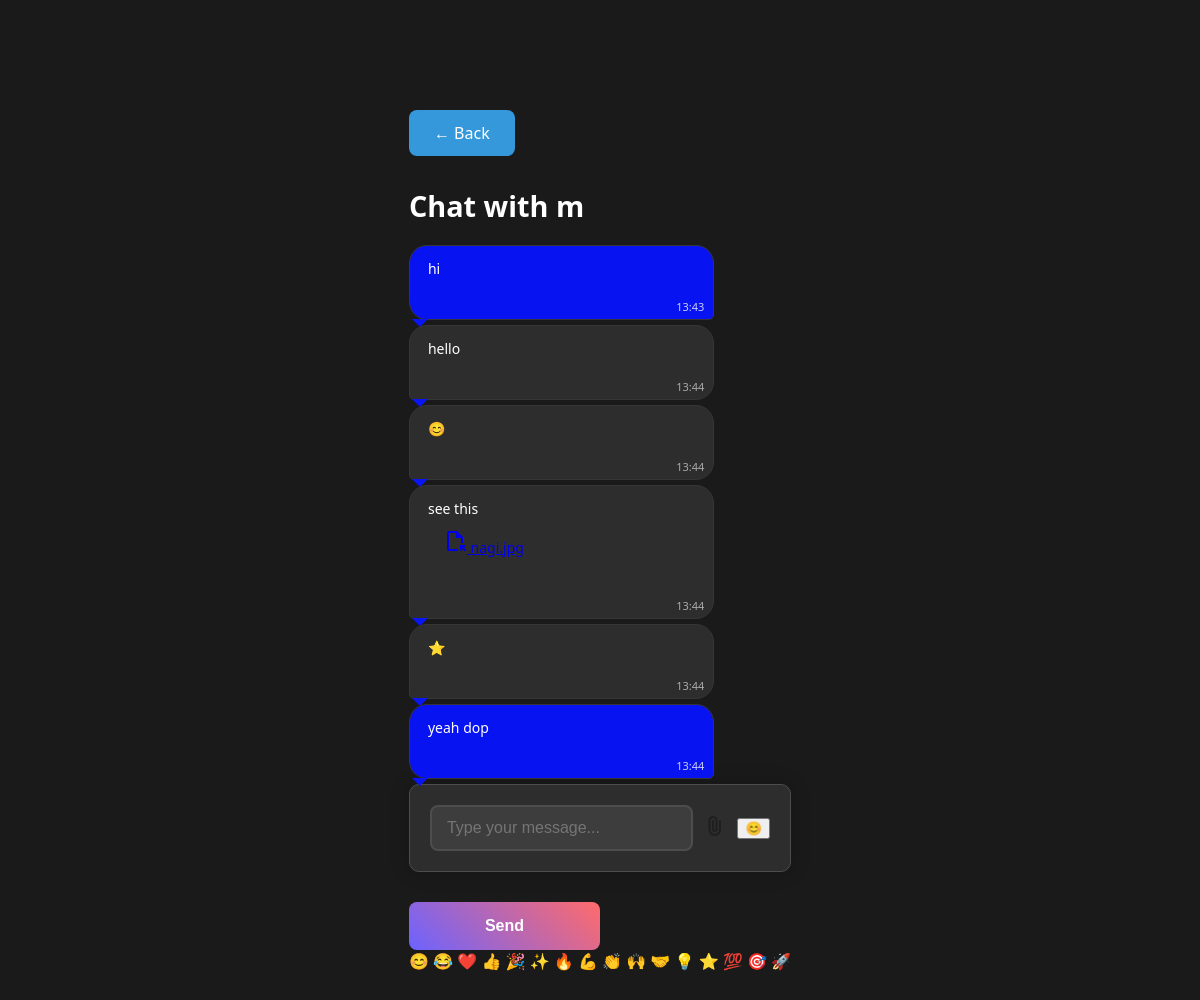
Screenshot of /chat/3 (signed in) with the database file from the repository.
### app.py (models this page shows)
class User(UserMixin, db.Model):
    id = db.Column(db.Integer, primary_key=True)
    username = db.Column(db.String(80), unique=True, nullable=False)
    email = db.Column(db.String(120), unique=True, nullable=False)
    password = db.Column(db.String(120), nullable=False)

class Message(db.Model):
    id = db.Column(db.Integer, primary_key=True)
    sender_id = db.Column(db.Integer, db.ForeignKey('user.id'), nullable=False)
    receiver_id = db.Column(db.Integer, db.ForeignKey('user.id'), nullable=False)
    content = db.Column(db.String(500), nullable=False)
    timestamp = db.Column(db.DateTime, default=datetime.utcnow)
    file_path = db.Column(db.String(255))
    file_type = db.Column(db.String(100))
    original_filename = db.Column(db.String(255))

### app.py (the view, shortened to what this page needs)
@app.route('/chat/<int:user_id>', methods=['GET', 'POST'])
@login_required
def chat(user_id):
    ensure_upload_directory()
    other_user = User.query.get_or_404(user_id)
    messages = Message.query.filter(
        ((Message.sender_id == current_user.id) & (Message.receiver_id == user_id)) |
        ((Message.sender_id == user_id) & (Message.receiver_id == current_user.id))
    ).order_by(Message.timestamp).all()
    return render_template('chat.html', other_user=other_user, messages=messages)

### app.py (called while the page is built)
@login_manager.user_loader
def load_user(user_id):
    return User.query.get(int(user_id))

def ensure_upload_directory():
    upload_path = app.config['UPLOAD_FOLDER']
    if not os.path.exists(upload_path):
        os.makedirs(upload_path)

### templates/chat.html (shortened to what this page needs)
{% extends 'base.html' %}
{% block body %}
<div class="chat-container">
    <div class="chat-header">
        <a href="{{ url_for('index') }}" class="back-btn">← Back</a>
        <h2>Chat with {{ other_user.username }}</h2>
    </div>
    <div class="messages-container">
        {% for message in messages %}
            <div class="message {% if message.sender_id == current_user.id %}sent{% else %}received{% endif %}">
                <div class="message-content">
                    {{ message.content }}
                    {% if message.file_path %}
                        <div class="file-attachment">
                            <a href="{{ url_for('static', filename='uploads/' + message.file_path) }}" target="_blank">
                                <span class="material-symbols-outlined">
                                    </span> {{ message.original_filename }}
                            </a>
                        </div>
                    {% endif %}
                </div>
                <div class="message-time">{{ message.timestamp.strftime('%H:%M') }}</div>
            </div>
        {% endfor %}
    </div>
    <form method="POST" class="message-form" enctype="multipart/form-data">
        <div class="message-input-container">
            <input type="text" name="message" class="messagebox" placeholder="Type your message..." required>
            <label for="file-upload" class="circular-upload">
            </label>
            <button type="button" class="emoji-button" onclick="toggleEmojiPicker()">😊</button>
        </div>
        <button type="submit" class="send-button">Send</button>
    </form>
</div>
{% endblock %}

### static/css/Taskmaster webpage.css (style rules this page uses)
@media (min-width: 601px) and (max-width: 1200px) { body { padding: 60px; margin: 8px; } }
@media (min-width: 601px) and (max-width: 1200px) { button[type="submit"] { width: 60%; padding: 14px; } }
@media (min-width: 601px) and (max-width: 1200px) { .message-input-container { padding: 18px; } }
@media (min-width: 601px) and (max-width: 1200px) { .message { max-width: 80%; } }
@media (min-width: 601px) and (max-width: 1200px) { .sent, .received { padding: 12px 16px; font-size: 14px; } }
@media (min-width: 601px) and (max-width: 1200px) { h2 { font-size: 1.6em; } }
body { background: #1a1a1a; color: #fff; font-family: 'Segoe UI', Tahoma, Geneva, Verdana, sans-serif; margin: 10px; padding: 100px; display: flex; flex-direction: column; justify-content: center; align-items: center; }
button[type="submit"] { width: 50%; padding: 15px; background: linear-gradient(45deg, #6c63ff, #ff6b6b); border: none; border-radius: 8px; color: white; font-size: 16px; font-weight: bold; cursor: pointer; transition: all 0.3s ease; align-items: flex-start; }
.message { background: #0713f1; border: 1px solid #363636; color: #fff; padding: 10px 15px; border-radius: 22px; margin-bottom: 10px; max-width: 50%; word-wrap: break-word; font-size: 14px; line-height: 1.5; animation: fadeIn 0.5s ease; position: relative; }
.message::after { content: ''; position: absolute; bottom: 0; left: 10px; width: 0; height: 0; border: 8px solid transparent; border-top-color: #0915f2; border-bottom: 0; margin-left: -8px; margin-bottom: -8px; }
.message-content { position: relative; padding-bottom: 15px; }
.message-time { position: absolute; bottom: 2px; right: 5px; font-size: 11px; color: rgba(255, 255, 255, 0.7); padding: 2px 4px; border-radius: 3px; }
.sent .message-time { color: rgba(255, 255, 255, 0.8); }
.received .message-time { color: rgba(255, 255, 255, 0.6); }
.message-input-container { display: flex; align-items: center; justify-content: center; padding: 12px 15px; background: #050000; border: 1px solid #4d4d4d; border-radius: 8px; color: #fff; font-size: 16px; transition: all 0.3s ease; }
.message-input-container { display: flex; gap: 10px; margin-bottom: 30px; background: #2d2d2d; padding: 20px; border-radius: 10px; box-shadow: 0 0 20px rgba(0, 0, 0, 0.2); }
.message-input-container input[type="text"] { flex: 1; padding: 12px 15px; background: #3d3d3d; border: 2px solid #4d4d4d; border-radius: 8px; color: #fff; font-size: 16px; transition: all 0.3s ease; }
.message { max-width: 70%; padding: 12px 18px; border-radius: 18px; margin: 5px 0; word-wrap: break-word; position: relative; }
.file-attachment { background: #2d2d2d; color: #f40606; padding: 10px 15px; border-radius: 8px; margin-bottom: 10px; max-width: 50%; word-wrap: break-word; font-size: 14px; line-height: 1.5; animation: fadeIn 0.5s ease; }
.sent { background: #0713f1; color: white; align-self: flex-end; border-bottom-right-radius: 5px; padding-bottom: 25px; }
.received { background: #2d2d2d; color: white; align-self: flex-start; border-bottom-left-radius: 5px; padding-bottom: 25px; }
h2 { color: #fff; margin: 30px 0 20px; font-size: 1.8em; }
.back-btn { display: inline-block; padding: 12px 25px; background: #3498db; color: white; text-decoration: none; border-radius: 8px; transition: all 0.3s ease; }

### rows the page displays
User: username "m"
Message: content "hi", timestamp "13:43"
Message: content "hello", timestamp "13:44"
Message: content "😊", timestamp "13:44"
Message: content "see this", timestamp "13:44"
Message: content "⭐", timestamp "13:44"
Message: content "yeah dop", timestamp "13:44"
